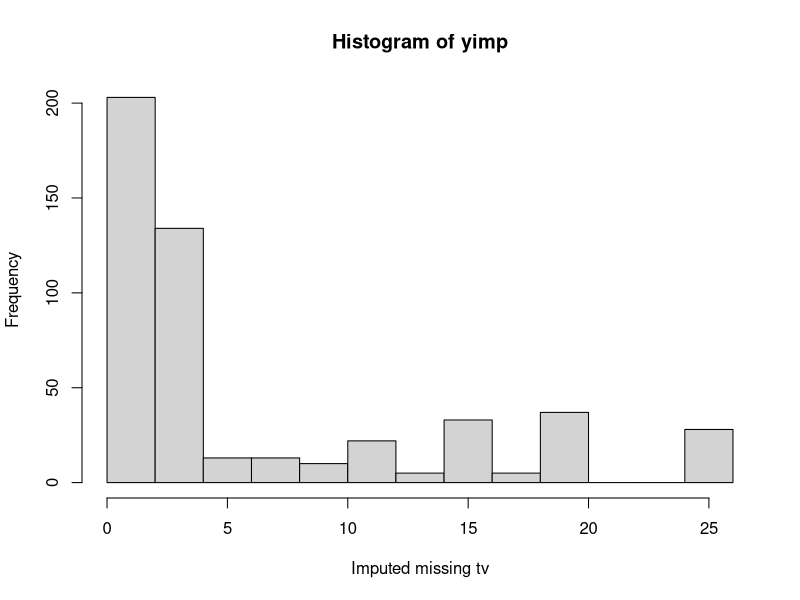
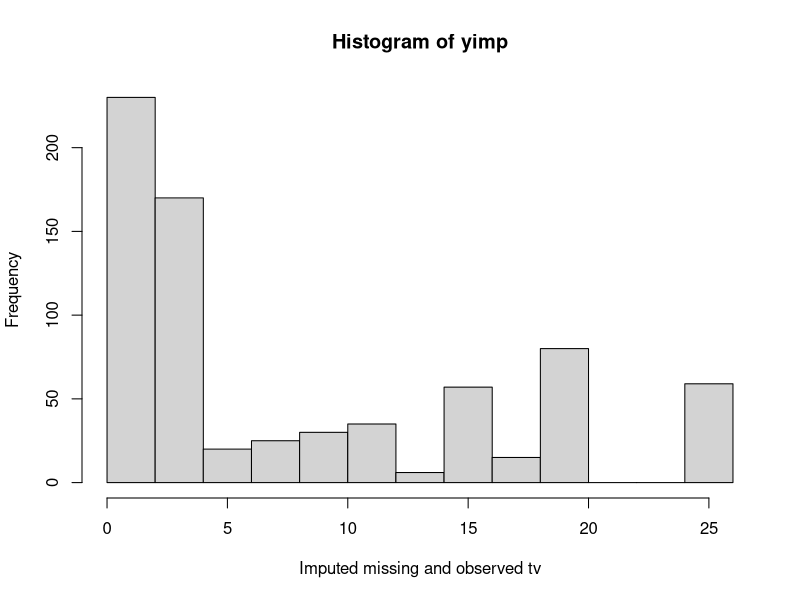
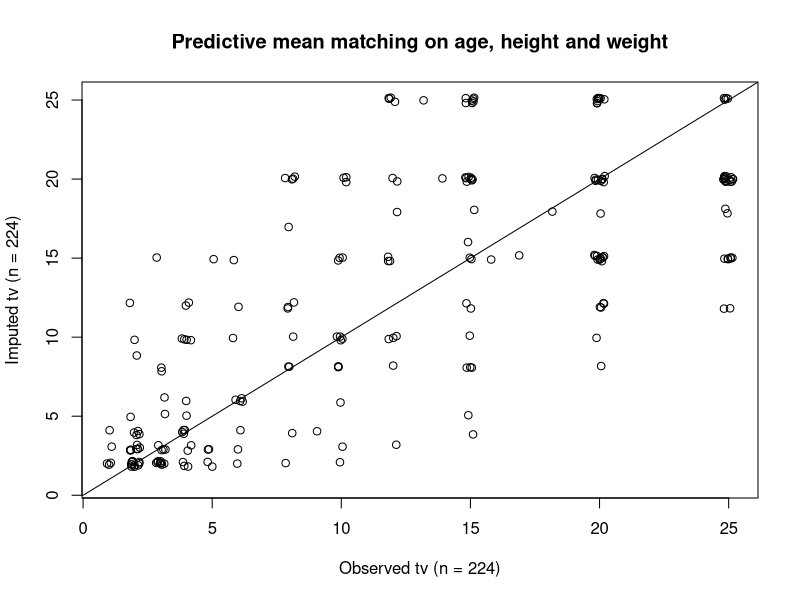

These figures' R source, in order:
library(mice)


### Name: mice.impute.pmm
### Title: Imputation by predictive mean matching
### Aliases: mice.impute.pmm pmm
### Keywords: datagen

### ** Examples

# We normally call mice.impute.pmm() from within mice()
# But we may call it directly as follows (not recommended)

set.seed(53177)
xname <- c('age', 'hgt', 'wgt')
r <- stats::complete.cases(boys[, xname])
x <- boys[r, xname]
y <- boys[r, 'tv']
ry <- !is.na(y)
table(ry)

# percentage of missing data in tv
sum(!ry) / length(ry)

# Impute missing tv data
yimp <- mice.impute.pmm(y, ry, x)
length(yimp)
hist(yimp, xlab = 'Imputed missing tv')

# Impute all tv data
yimp <- mice.impute.pmm(y, ry, x, wy = rep(TRUE, length(y)))
length(yimp)
hist(yimp, xlab = 'Imputed missing and observed tv')
plot(jitter(y), jitter(yimp), 
    main = 'Predictive mean matching on age, height and weight', 
    xlab = 'Observed tv (n = 224)',
    ylab = 'Imputed tv (n = 224)')
abline(0, 1)
cor(y, yimp, use = 'pair')
